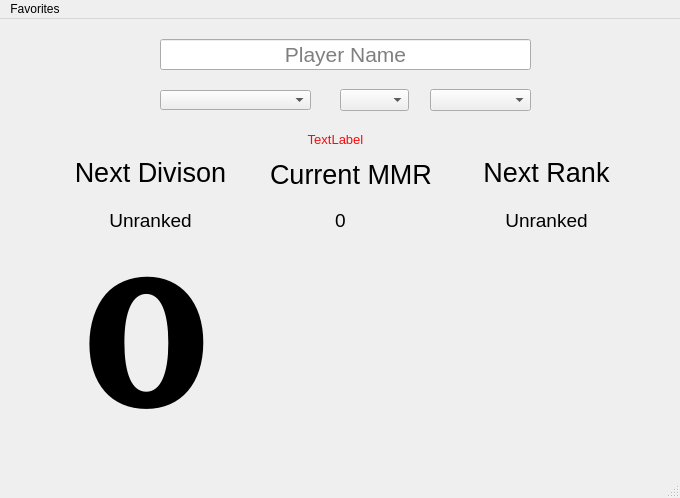
<?xml version="1.0" encoding="UTF-8"?>
<ui version="4.0">
 <class>rocketleagueranks</class>
 <widget class="QMainWindow" name="rocketleagueranks">
  <property name="geometry">
   <rect>
    <x>0</x>
    <y>0</y>
    <width>680</width>
    <height>498</height>
   </rect>
  </property>
  <property name="windowTitle">
   <string>Rocket League Ranks</string>
  </property>
  <widget class="QWidget" name="centralwidget">
   <widget class="QLineEdit" name="playerName">
    <property name="geometry">
     <rect>
      <x>160</x>
      <y>20</y>
      <width>371</width>
      <height>31</height>
     </rect>
    </property>
    <property name="font">
     <font>
      <pointsize>16</pointsize>
     </font>
    </property>
    <property name="toolTip">
     <string/>
    </property>
    <property name="statusTip">
     <string/>
    </property>
    <property name="inputMask">
     <string/>
    </property>
    <property name="text">
     <string/>
    </property>
    <property name="maxLength">
     <number>15</number>
    </property>
    <property name="alignment">
     <set>Qt::AlignCenter</set>
    </property>
    <property name="placeholderText">
     <string>Player Name</string>
    </property>
   </widget>
   <widget class="QLabel" name="labelDivision">
    <property name="geometry">
     <rect>
      <x>20</x>
      <y>137</y>
      <width>261</width>
      <height>33</height>
     </rect>
    </property>
    <property name="font">
     <font>
      <pointsize>20</pointsize>
     </font>
    </property>
    <property name="text">
     <string>Next Divison</string>
    </property>
    <property name="alignment">
     <set>Qt::AlignCenter</set>
    </property>
   </widget>
   <widget class="QLabel" name="labelDivisionRank">
    <property name="geometry">
     <rect>
      <x>20</x>
      <y>190</y>
      <width>261</width>
      <height>23</height>
     </rect>
    </property>
    <property name="font">
     <font>
      <pointsize>14</pointsize>
     </font>
    </property>
    <property name="text">
     <string>Unranked</string>
    </property>
    <property name="alignment">
     <set>Qt::AlignCenter</set>
    </property>
   </widget>
   <widget class="QComboBox" name="favorites">
    <property name="geometry">
     <rect>
      <x>160</x>
      <y>71</y>
      <width>151</width>
      <height>20</height>
     </rect>
    </property>
    <property name="accessibleName">
     <string>0</string>
    </property>
    <property name="editable">
     <bool>false</bool>
    </property>
    <property name="currentText">
     <string/>
    </property>
   </widget>
   <widget class="QLabel" name="labelRank">
    <property name="geometry">
     <rect>
      <x>416</x>
      <y>137</y>
      <width>261</width>
      <height>33</height>
     </rect>
    </property>
    <property name="font">
     <font>
      <pointsize>20</pointsize>
     </font>
    </property>
    <property name="layoutDirection">
     <enum>Qt::LeftToRight</enum>
    </property>
    <property name="frameShape">
     <enum>QFrame::NoFrame</enum>
    </property>
    <property name="text">
     <string>Next Rank</string>
    </property>
    <property name="alignment">
     <set>Qt::AlignCenter</set>
    </property>
   </widget>
   <widget class="QLabel" name="labelRankRank">
    <property name="geometry">
     <rect>
      <x>416</x>
      <y>190</y>
      <width>261</width>
      <height>23</height>
     </rect>
    </property>
    <property name="font">
     <font>
      <pointsize>14</pointsize>
     </font>
    </property>
    <property name="text">
     <string>Unranked</string>
    </property>
    <property name="alignment">
     <set>Qt::AlignCenter</set>
    </property>
   </widget>
   <widget class="QLabel" name="imageDivision">
    <property name="geometry">
     <rect>
      <x>20</x>
      <y>250</y>
      <width>251</width>
      <height>191</height>
     </rect>
    </property>
    <property name="font">
     <font>
      <family>Bookman Old Style</family>
      <pointsize>140</pointsize>
      <italic>false</italic>
     </font>
    </property>
    <property name="text">
     <string>0</string>
    </property>
    <property name="alignment">
     <set>Qt::AlignCenter</set>
    </property>
   </widget>
   <widget class="QLabel" name="imageRank">
    <property name="geometry">
     <rect>
      <x>416</x>
      <y>252</y>
      <width>251</width>
      <height>191</height>
     </rect>
    </property>
    <property name="text">
     <string/>
    </property>
    <property name="pixmap">
     <pixmap>unranked.png</pixmap>
    </property>
   </widget>
   <widget class="QLabel" name="labelError">
    <property name="enabled">
     <bool>true</bool>
    </property>
    <property name="geometry">
     <rect>
      <x>220</x>
      <y>110</y>
      <width>231</width>
      <height>21</height>
     </rect>
    </property>
    <property name="palette">
     <palette>
      <active>
       <colorrole role="WindowText">
        <brush brushstyle="SolidPattern">
         <color alpha="255">
          <red>255</red>
          <green>7</green>
          <blue>7</blue>
         </color>
        </brush>
       </colorrole>
       <colorrole role="Button">
        <brush brushstyle="SolidPattern">
         <color alpha="255">
          <red>240</red>
          <green>0</green>
          <blue>0</blue>
         </color>
        </brush>
       </colorrole>
       <colorrole role="Light">
        <brush brushstyle="SolidPattern">
         <color alpha="255">
          <red>255</red>
          <green>105</green>
          <blue>105</blue>
         </color>
        </brush>
       </colorrole>
       <colorrole role="Midlight">
        <brush brushstyle="SolidPattern">
         <color alpha="255">
          <red>247</red>
          <green>52</green>
          <blue>52</blue>
         </color>
        </brush>
       </colorrole>
       <colorrole role="Dark">
        <brush brushstyle="SolidPattern">
         <color alpha="255">
          <red>120</red>
          <green>0</green>
          <blue>0</blue>
         </color>
        </brush>
       </colorrole>
       <colorrole role="Mid">
        <brush brushstyle="SolidPattern">
         <color alpha="255">
          <red>160</red>
          <green>0</green>
          <blue>0</blue>
         </color>
        </brush>
       </colorrole>
       <colorrole role="Text">
        <brush brushstyle="SolidPattern">
         <color alpha="255">
          <red>255</red>
          <green>7</green>
          <blue>7</blue>
         </color>
        </brush>
       </colorrole>
       <colorrole role="BrightText">
        <brush brushstyle="SolidPattern">
         <color alpha="255">
          <red>255</red>
          <green>255</green>
          <blue>255</blue>
         </color>
        </brush>
       </colorrole>
       <colorrole role="ButtonText">
        <brush brushstyle="SolidPattern">
         <color alpha="255">
          <red>255</red>
          <green>7</green>
          <blue>7</blue>
         </color>
        </brush>
       </colorrole>
       <colorrole role="Base">
        <brush brushstyle="SolidPattern">
         <color alpha="255">
          <red>255</red>
          <green>255</green>
          <blue>255</blue>
         </color>
        </brush>
       </colorrole>
       <colorrole role="Window">
        <brush brushstyle="SolidPattern">
         <color alpha="255">
          <red>240</red>
          <green>0</green>
          <blue>0</blue>
         </color>
        </brush>
       </colorrole>
       <colorrole role="Shadow">
        <brush brushstyle="SolidPattern">
         <color alpha="255">
          <red>0</red>
          <green>0</green>
          <blue>0</blue>
         </color>
        </brush>
       </colorrole>
       <colorrole role="AlternateBase">
        <brush brushstyle="SolidPattern">
         <color alpha="255">
          <red>247</red>
          <green>127</green>
          <blue>127</blue>
         </color>
        </brush>
       </colorrole>
       <colorrole role="ToolTipBase">
        <brush brushstyle="SolidPattern">
         <color alpha="255">
          <red>255</red>
          <green>255</green>
          <blue>220</blue>
         </color>
        </brush>
       </colorrole>
       <colorrole role="ToolTipText">
        <brush brushstyle="SolidPattern">
         <color alpha="255">
          <red>0</red>
          <green>0</green>
          <blue>0</blue>
         </color>
        </brush>
       </colorrole>
       <colorrole role="PlaceholderText">
        <brush brushstyle="SolidPattern">
         <color alpha="128">
          <red>0</red>
          <green>0</green>
          <blue>0</blue>
         </color>
        </brush>
       </colorrole>
      </active>
      <inactive>
       <colorrole role="WindowText">
        <brush brushstyle="SolidPattern">
         <color alpha="255">
          <red>255</red>
          <green>7</green>
          <blue>7</blue>
         </color>
        </brush>
       </colorrole>
       <colorrole role="Button">
        <brush brushstyle="SolidPattern">
         <color alpha="255">
          <red>240</red>
          <green>0</green>
          <blue>0</blue>
         </color>
        </brush>
       </colorrole>
       <colorrole role="Light">
        <brush brushstyle="SolidPattern">
         <color alpha="255">
          <red>255</red>
          <green>105</green>
          <blue>105</blue>
         </color>
        </brush>
       </colorrole>
       <colorrole role="Midlight">
        <brush brushstyle="SolidPattern">
         <color alpha="255">
          <red>247</red>
          <green>52</green>
          <blue>52</blue>
         </color>
        </brush>
       </colorrole>
       <colorrole role="Dark">
        <brush brushstyle="SolidPattern">
         <color alpha="255">
          <red>120</red>
          <green>0</green>
          <blue>0</blue>
         </color>
        </brush>
       </colorrole>
       <colorrole role="Mid">
        <brush brushstyle="SolidPattern">
         <color alpha="255">
          <red>160</red>
          <green>0</green>
          <blue>0</blue>
         </color>
        </brush>
       </colorrole>
       <colorrole role="Text">
        <brush brushstyle="SolidPattern">
         <color alpha="255">
          <red>255</red>
          <green>7</green>
          <blue>7</blue>
         </color>
        </brush>
       </colorrole>
       <colorrole role="BrightText">
        <brush brushstyle="SolidPattern">
         <color alpha="255">
          <red>255</red>
          <green>255</green>
          <blue>255</blue>
         </color>
        </brush>
       </colorrole>
       <colorrole role="ButtonText">
        <brush brushstyle="SolidPattern">
         <color alpha="255">
          <red>255</red>
          <green>7</green>
          <blue>7</blue>
         </color>
        </brush>
       </colorrole>
       <colorrole role="Base">
        <brush brushstyle="SolidPattern">
         <color alpha="255">
          <red>255</red>
          <green>255</green>
          <blue>255</blue>
         </color>
        </brush>
       </colorrole>
       <colorrole role="Window">
        <brush brushstyle="SolidPattern">
         <color alpha="255">
          <red>240</red>
          <green>0</green>
          <blue>0</blue>
         </color>
        </brush>
       </colorrole>
       <colorrole role="Shadow">
        <brush brushstyle="SolidPattern">
         <color alpha="255">
          <red>0</red>
          <green>0</green>
          <blue>0</blue>
         </color>
        </brush>
       </colorrole>
       <colorrole role="AlternateBase">
        <brush brushstyle="SolidPattern">
         <color alpha="255">
          <red>247</red>
          <green>127</green>
          <blue>127</blue>
         </color>
        </brush>
       </colorrole>
       <colorrole role="ToolTipBase">
        <brush brushstyle="SolidPattern">
         <color alpha="255">
          <red>255</red>
          <green>255</green>
          <blue>220</blue>
         </color>
        </brush>
       </colorrole>
       <colorrole role="ToolTipText">
        <brush brushstyle="SolidPattern">
         <color alpha="255">
          <red>0</red>
          <green>0</green>
          <blue>0</blue>
         </color>
        </brush>
       </colorrole>
       <colorrole role="PlaceholderText">
        <brush brushstyle="SolidPattern">
         <color alpha="128">
          <red>0</red>
          <green>0</green>
          <blue>0</blue>
         </color>
        </brush>
       </colorrole>
      </inactive>
      <disabled>
       <colorrole role="WindowText">
        <brush brushstyle="SolidPattern">
         <color alpha="255">
          <red>255</red>
          <green>7</green>
          <blue>7</blue>
         </color>
        </brush>
       </colorrole>
       <colorrole role="Button">
        <brush brushstyle="SolidPattern">
         <color alpha="255">
          <red>240</red>
          <green>0</green>
          <blue>0</blue>
         </color>
        </brush>
       </colorrole>
       <colorrole role="Light">
        <brush brushstyle="SolidPattern">
         <color alpha="255">
          <red>255</red>
          <green>105</green>
          <blue>105</blue>
         </color>
        </brush>
       </colorrole>
       <colorrole role="Midlight">
        <brush brushstyle="SolidPattern">
         <color alpha="255">
          <red>247</red>
          <green>52</green>
          <blue>52</blue>
         </color>
        </brush>
       </colorrole>
       <colorrole role="Dark">
        <brush brushstyle="SolidPattern">
         <color alpha="255">
          <red>120</red>
          <green>0</green>
          <blue>0</blue>
         </color>
        </brush>
       </colorrole>
       <colorrole role="Mid">
        <brush brushstyle="SolidPattern">
         <color alpha="255">
          <red>160</red>
          <green>0</green>
          <blue>0</blue>
         </color>
        </brush>
       </colorrole>
       <colorrole role="Text">
        <brush brushstyle="SolidPattern">
         <color alpha="255">
          <red>255</red>
          <green>7</green>
          <blue>7</blue>
         </color>
        </brush>
       </colorrole>
       <colorrole role="BrightText">
        <brush brushstyle="SolidPattern">
         <color alpha="255">
          <red>255</red>
          <green>255</green>
          <blue>255</blue>
         </color>
        </brush>
       </colorrole>
       <colorrole role="ButtonText">
        <brush brushstyle="SolidPattern">
         <color alpha="255">
          <red>255</red>
          <green>7</green>
          <blue>7</blue>
         </color>
        </brush>
       </colorrole>
       <colorrole role="Base">
        <brush brushstyle="SolidPattern">
         <color alpha="255">
          <red>240</red>
          <green>0</green>
          <blue>0</blue>
         </color>
        </brush>
       </colorrole>
       <colorrole role="Window">
        <brush brushstyle="SolidPattern">
         <color alpha="255">
          <red>240</red>
          <green>0</green>
          <blue>0</blue>
         </color>
        </brush>
       </colorrole>
       <colorrole role="Shadow">
        <brush brushstyle="SolidPattern">
         <color alpha="255">
          <red>0</red>
          <green>0</green>
          <blue>0</blue>
         </color>
        </brush>
       </colorrole>
       <colorrole role="AlternateBase">
        <brush brushstyle="SolidPattern">
         <color alpha="255">
          <red>240</red>
          <green>0</green>
          <blue>0</blue>
         </color>
        </brush>
       </colorrole>
       <colorrole role="ToolTipBase">
        <brush brushstyle="SolidPattern">
         <color alpha="255">
          <red>255</red>
          <green>255</green>
          <blue>220</blue>
         </color>
        </brush>
       </colorrole>
       <colorrole role="ToolTipText">
        <brush brushstyle="SolidPattern">
         <color alpha="255">
          <red>0</red>
          <green>0</green>
          <blue>0</blue>
         </color>
        </brush>
       </colorrole>
       <colorrole role="PlaceholderText">
        <brush brushstyle="SolidPattern">
         <color alpha="128">
          <red>0</red>
          <green>0</green>
          <blue>0</blue>
         </color>
        </brush>
       </colorrole>
      </disabled>
     </palette>
    </property>
    <property name="font">
     <font>
      <pointsize>10</pointsize>
     </font>
    </property>
    <property name="styleSheet">
     <string notr="true">color: rgb(255, 7, 7);</string>
    </property>
    <property name="text">
     <string>TextLabel</string>
    </property>
    <property name="alignment">
     <set>Qt::AlignCenter</set>
    </property>
   </widget>
   <widget class="QComboBox" name="comboPlatform">
    <property name="geometry">
     <rect>
      <x>430</x>
      <y>70</y>
      <width>101</width>
      <height>22</height>
     </rect>
    </property>
   </widget>
   <widget class="QComboBox" name="comboMode">
    <property name="geometry">
     <rect>
      <x>340</x>
      <y>70</y>
      <width>69</width>
      <height>22</height>
     </rect>
    </property>
   </widget>
   <widget class="QLabel" name="labelCurrentRank">
    <property name="geometry">
     <rect>
      <x>270</x>
      <y>140</y>
      <width>161</width>
      <height>31</height>
     </rect>
    </property>
    <property name="font">
     <font>
      <pointsize>20</pointsize>
     </font>
    </property>
    <property name="text">
     <string>Current MMR</string>
    </property>
   </widget>
   <widget class="QLabel" name="labelRankRank_2">
    <property name="geometry">
     <rect>
      <x>250</x>
      <y>190</y>
      <width>181</width>
      <height>23</height>
     </rect>
    </property>
    <property name="font">
     <font>
      <pointsize>14</pointsize>
     </font>
    </property>
    <property name="text">
     <string>0</string>
    </property>
    <property name="alignment">
     <set>Qt::AlignCenter</set>
    </property>
   </widget>
  </widget>
  <widget class="QMenuBar" name="menubar">
   <property name="geometry">
    <rect>
     <x>0</x>
     <y>0</y>
     <width>680</width>
     <height>21</height>
    </rect>
   </property>
   <widget class="QMenu" name="menuAdd_Favorites">
    <property name="title">
     <string>Favorites</string>
    </property>
    <addaction name="actionAdd"/>
    <addaction name="actionRemove"/>
   </widget>
   <addaction name="menuAdd_Favorites"/>
  </widget>
  <widget class="QStatusBar" name="statusbar"/>
  <action name="actionAdd">
   <property name="text">
    <string>Add</string>
   </property>
  </action>
  <action name="actionRemove">
   <property name="text">
    <string>Remove</string>
   </property>
  </action>
 </widget>
 <resources/>
 <connections/>
</ui>
